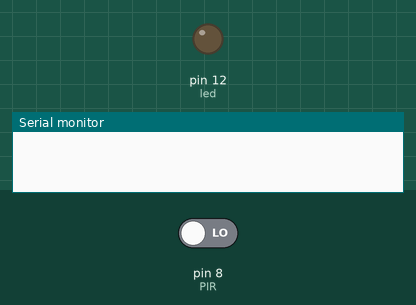
Bench run of a sketch on a simulated Arduino Uno, built with avr-gcc and run on an emulated ATmega328P. Parts: output pins drawn as LEDs (lit = HIGH), the last lines printed to the serial monitor. Inputs (shaded band) come from the test bench; at power-on: pin 8 (PIR) LOW.

Above: at 1.8 s.
1.9 s: pin 8 (PIR) driven HIGH
At 3.2 s:
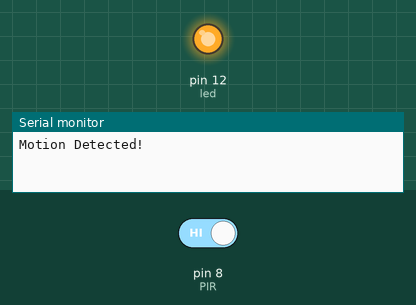
3.5 s: pin 8 (PIR) driven LOW
At 4.6 s:
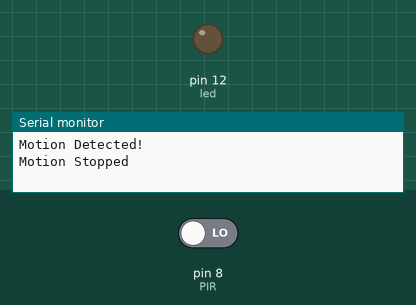
Timing chart, 0 to 6.5 s (numbered marks = the images above; inputs shaded):
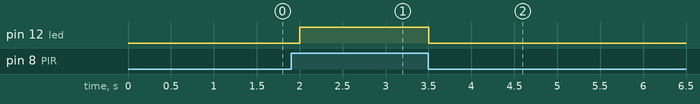

The sketch:

PIR_Sensor.ino
```cpp
// C++ code
int led = 12;
int val = 0;
int state = LOW;
int PIR = 8;

void setup() {
  Serial.begin(9600);
  pinMode(led, OUTPUT);
  pinMode(PIR, INPUT);
}

void loop() {
  val = digitalRead(PIR);
  if (val == HIGH) {
    digitalWrite(led, HIGH);
    delay(500);
    if (state == LOW) {
      Serial.println("Motion Detected!");
      state = HIGH;
    }
  } else {
    digitalWrite(led, LOW);
    delay(500);
    if (state == HIGH) {
      Serial.println("Motion Stopped");
      state = LOW;
    }
  }
}
```

Measured:
- after the input at 1.9 s, pin 12 (led): LOW → HIGH after 0.10 s
- after the input at 3.5 s, pin 12 (led): HIGH → LOW at once
